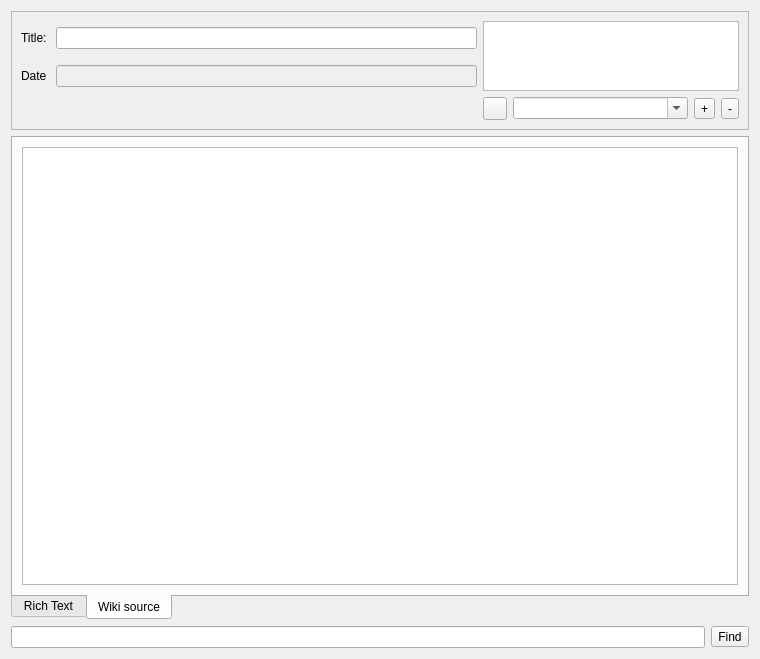
<ui version="4.0" >
 <class>Form</class>
 <widget class="QWidget" name="Form" >
  <property name="geometry" >
   <rect>
    <x>0</x>
    <y>0</y>
    <width>760</width>
    <height>659</height>
   </rect>
  </property>
  <property name="windowTitle" >
   <string>Form</string>
  </property>
  <layout class="QGridLayout" name="gridLayout" >
   <property name="sizeConstraint" >
    <enum>QLayout::SetMaximumSize</enum>
   </property>
   <item row="0" column="0" >
    <widget class="QFrame" name="frame" >
     <property name="frameShape" >
      <enum>QFrame::StyledPanel</enum>
     </property>
     <property name="frameShadow" >
      <enum>QFrame::Raised</enum>
     </property>
     <layout class="QGridLayout" name="gridLayout_3" >
      <item row="1" column="0" >
       <widget class="QLabel" name="label" >
        <property name="text" >
         <string>Title: </string>
        </property>
       </widget>
      </item>
      <item row="1" column="1" >
       <widget class="QLineEdit" name="nameEdit" />
      </item>
      <item row="4" column="4" >
       <widget class="QToolButton" name="addTagButton" >
        <property name="toolTip" >
         <string>Assign entered tag</string>
        </property>
        <property name="text" >
         <string>+</string>
        </property>
       </widget>
      </item>
      <item row="4" column="5" >
       <widget class="QToolButton" name="delTagButton" >
        <property name="toolTip" >
         <string>Remove selected tag</string>
        </property>
        <property name="text" >
         <string>-</string>
        </property>
        <property name="shortcut" >
         <string>Del</string>
        </property>
       </widget>
      </item>
      <item row="4" column="2" >
       <widget class="QToolButton" name="autoTagButton" >
        <property name="toolTip" >
         <string>Assign tags automatically</string>
        </property>
       </widget>
      </item>
      <item rowspan="2" row="1" column="2" colspan="4" >
       <widget class="QListWidget" name="tagsList" />
      </item>
      <item row="2" column="0" >
       <widget class="QLabel" name="dateLabel" >
        <property name="text" >
         <string>Date</string>
        </property>
       </widget>
      </item>
      <item row="2" column="1" >
       <widget class="QLineEdit" name="date" >
        <property name="enabled" >
         <bool>false</bool>
        </property>
       </widget>
      </item>
      <item row="4" column="3" >
       <widget class="QComboBox" name="tagEdit" >
        <property name="editable" >
         <bool>true</bool>
        </property>
       </widget>
      </item>
     </layout>
    </widget>
   </item>
   <item row="1" column="0" >
    <widget class="QTabWidget" name="tabWidget" >
     <property name="tabPosition" >
      <enum>QTabWidget::South</enum>
     </property>
     <property name="currentIndex" >
      <number>1</number>
     </property>
     <widget class="QWidget" name="view" >
      <attribute name="title" >
       <string>Rich Text</string>
      </attribute>
      <layout class="QGridLayout" name="gridLayout_2" >
       <property name="margin" >
        <number>0</number>
       </property>
       <property name="spacing" >
        <number>0</number>
       </property>
       <item row="0" column="0" >
        <widget class="QTextBrowser" name="textBrowser" >
         <property name="openExternalLinks" >
          <bool>false</bool>
         </property>
         <property name="openLinks" >
          <bool>false</bool>
         </property>
        </widget>
       </item>
      </layout>
     </widget>
     <widget class="QWidget" name="edit" >
      <attribute name="title" >
       <string>Wiki source</string>
      </attribute>
      <layout class="QGridLayout" name="gridLayout_4" >
       <item row="0" column="0" >
        <widget class="QTextEdit" name="textEdit" >
         <property name="acceptRichText" >
          <bool>false</bool>
         </property>
        </widget>
       </item>
      </layout>
     </widget>
    </widget>
   </item>
   <item row="2" column="0" >
    <layout class="QHBoxLayout" name="horizontalLayout" >
     <item>
      <widget class="QLineEdit" name="searchEdit" />
     </item>
     <item>
      <widget class="QToolButton" name="findButton" >
       <property name="text" >
        <string>Find</string>
       </property>
       <property name="toolButtonStyle" >
        <enum>Qt::ToolButtonTextBesideIcon</enum>
       </property>
      </widget>
     </item>
    </layout>
   </item>
  </layout>
 </widget>
 <resources>
  <include location="notefinder.qrc" />
 </resources>
 <connections/>
</ui>
